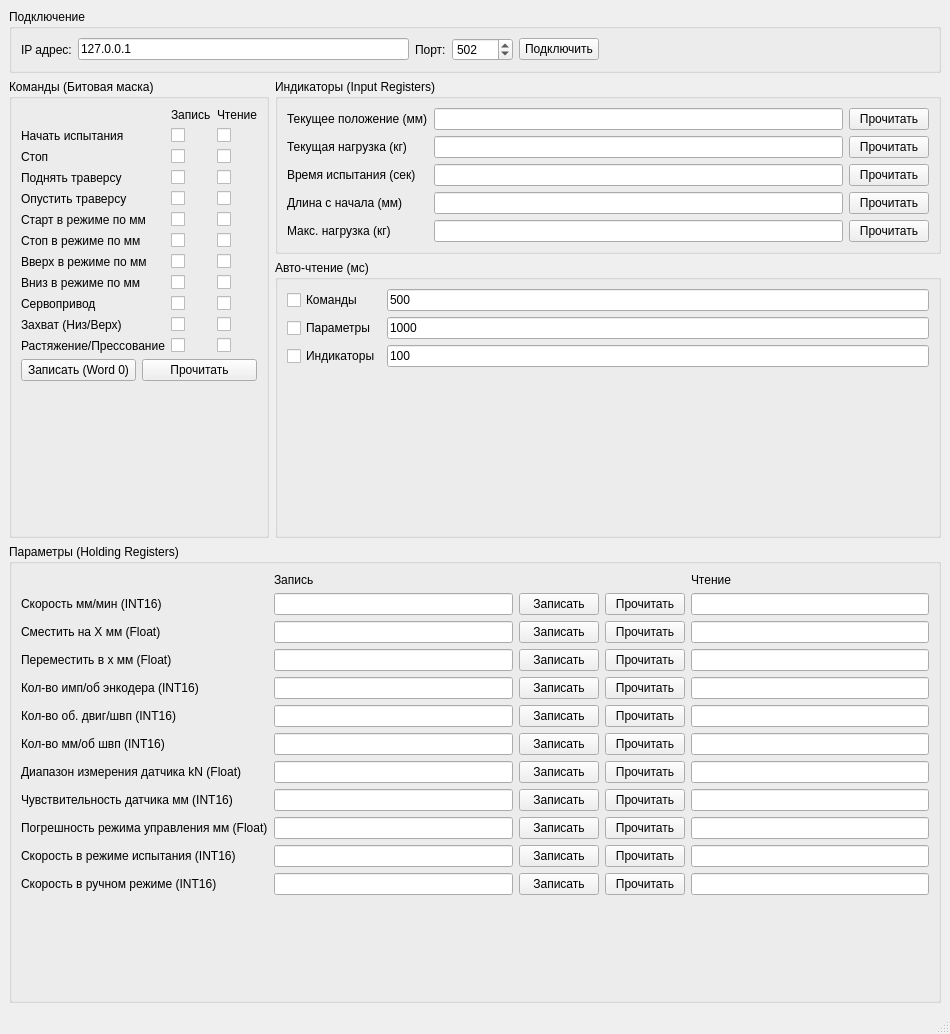
<?xml version="1.0" encoding="UTF-8"?>
<ui version="4.0">
 <class>MainWindow</class>
 <widget class="QMainWindow" name="MainWindow">
  <property name="geometry">
   <rect>
    <x>0</x>
    <y>0</y>
    <width>950</width>
    <height>1034</height>
   </rect>
  </property>
  <property name="windowTitle">
   <string>Стенд испытаний (EvoCmdApp)</string>
  </property>
  <widget class="QWidget" name="centralwidget">
   <layout class="QVBoxLayout" name="verticalLayout_6">
    <item>
     <widget class="QGroupBox" name="connectionGroup">
      <property name="title">
       <string>Подключение</string>
      </property>
      <layout class="QHBoxLayout" name="horizontalLayout_4">
       <item>
        <widget class="QLabel" name="hostLabel">
         <property name="text">
          <string>IP адрес:</string>
         </property>
        </widget>
       </item>
       <item>
        <widget class="QLineEdit" name="hostIn">
         <property name="text">
          <string>127.0.0.1</string>
         </property>
        </widget>
       </item>
       <item>
        <widget class="QLabel" name="portLabel">
         <property name="text">
          <string>Порт:</string>
         </property>
        </widget>
       </item>
       <item>
        <widget class="QSpinBox" name="portIn">
         <property name="maximum">
          <number>65535</number>
         </property>
         <property name="value">
          <number>502</number>
         </property>
        </widget>
       </item>
       <item>
        <widget class="QPushButton" name="connectBtn">
         <property name="text">
          <string>Подключить</string>
         </property>
        </widget>
       </item>
       <item>
        <spacer name="horizontalSpacer">
         <property name="orientation">
          <enum>Qt::Horizontal</enum>
         </property>
         <property name="sizeHint" stdset="0">
          <size>
           <width>40</width>
           <height>20</height>
          </size>
         </property>
        </spacer>
       </item>
      </layout>
     </widget>
    </item>
    <item>
     <layout class="QHBoxLayout" name="horizontalLayout_2">
      <item>
       <widget class="QGroupBox" name="commandsGroup">
        <property name="title">
         <string>Команды (Битовая маска)</string>
        </property>
        <layout class="QVBoxLayout" name="verticalLayout">
         <item>
          <layout class="QGridLayout" name="gridLayout">
           <item row="11" column="3">
            <widget class="QCheckBox" name="compressionModeOut">
             <property name="enabled">
              <bool>true</bool>
             </property>
             <property name="focusPolicy">
              <enum>Qt::NoFocus</enum>
             </property>
             <property name="checkable">
              <bool>true</bool>
             </property>
            </widget>
           </item>
           <item row="11" column="1">
            <widget class="QLabel" name="l11">
             <property name="text">
              <string>Растяжение/Прессование</string>
             </property>
            </widget>
           </item>
           <item row="11" column="2">
            <widget class="QCheckBox" name="compressionModeIn"/>
           </item>
           <item row="6" column="2">
            <widget class="QCheckBox" name="stopMmModeIn"/>
           </item>
           <item row="6" column="3">
            <widget class="QCheckBox" name="stopMmModeOut">
             <property name="enabled">
              <bool>true</bool>
             </property>
             <property name="focusPolicy">
              <enum>Qt::NoFocus</enum>
             </property>
             <property name="checkable">
              <bool>true</bool>
             </property>
            </widget>
           </item>
           <item row="6" column="1">
            <widget class="QLabel" name="l6">
             <property name="text">
              <string>Стоп в режиме по мм</string>
             </property>
            </widget>
           </item>
           <item row="3" column="3">
            <widget class="QCheckBox" name="moveTraverseUpOut">
             <property name="enabled">
              <bool>true</bool>
             </property>
             <property name="focusPolicy">
              <enum>Qt::NoFocus</enum>
             </property>
             <property name="checkable">
              <bool>true</bool>
             </property>
            </widget>
           </item>
           <item row="3" column="2">
            <widget class="QCheckBox" name="moveTraverseUpIn"/>
           </item>
           <item row="3" column="1">
            <widget class="QLabel" name="l3">
             <property name="text">
              <string>Поднять траверсу</string>
             </property>
            </widget>
           </item>
           <item row="10" column="1">
            <widget class="QLabel" name="l10">
             <property name="text">
              <string>Захват (Низ/Верх)</string>
             </property>
            </widget>
           </item>
           <item row="10" column="3">
            <widget class="QCheckBox" name="useTopGripOut">
             <property name="enabled">
              <bool>true</bool>
             </property>
             <property name="focusPolicy">
              <enum>Qt::NoFocus</enum>
             </property>
             <property name="checkable">
              <bool>true</bool>
             </property>
            </widget>
           </item>
           <item row="10" column="2">
            <widget class="QCheckBox" name="useTopGripIn"/>
           </item>
           <item row="5" column="2">
            <widget class="QCheckBox" name="startMmModeIn"/>
           </item>
           <item row="5" column="1">
            <widget class="QLabel" name="l5">
             <property name="text">
              <string>Старт в режиме по мм</string>
             </property>
            </widget>
           </item>
           <item row="5" column="3">
            <widget class="QCheckBox" name="startMmModeOut">
             <property name="enabled">
              <bool>true</bool>
             </property>
             <property name="focusPolicy">
              <enum>Qt::NoFocus</enum>
             </property>
             <property name="checkable">
              <bool>true</bool>
             </property>
            </widget>
           </item>
           <item row="9" column="2">
            <widget class="QCheckBox" name="useServoDriveIn"/>
           </item>
           <item row="9" column="1">
            <widget class="QLabel" name="l9">
             <property name="text">
              <string>Сервопривод</string>
             </property>
            </widget>
           </item>
           <item row="9" column="3">
            <widget class="QCheckBox" name="useServoDriveOut">
             <property name="enabled">
              <bool>true</bool>
             </property>
             <property name="focusPolicy">
              <enum>Qt::NoFocus</enum>
             </property>
             <property name="checkable">
              <bool>true</bool>
             </property>
            </widget>
           </item>
           <item row="2" column="1">
            <widget class="QLabel" name="l2">
             <property name="text">
              <string>Стоп</string>
             </property>
            </widget>
           </item>
           <item row="2" column="3">
            <widget class="QCheckBox" name="stopOut">
             <property name="enabled">
              <bool>true</bool>
             </property>
             <property name="focusPolicy">
              <enum>Qt::NoFocus</enum>
             </property>
             <property name="checkable">
              <bool>true</bool>
             </property>
            </widget>
           </item>
           <item row="2" column="2">
            <widget class="QCheckBox" name="stopIn"/>
           </item>
           <item row="1" column="3">
            <widget class="QCheckBox" name="startTestingOut">
             <property name="enabled">
              <bool>true</bool>
             </property>
             <property name="focusPolicy">
              <enum>Qt::NoFocus</enum>
             </property>
             <property name="checkable">
              <bool>true</bool>
             </property>
            </widget>
           </item>
           <item row="1" column="1">
            <widget class="QLabel" name="l1">
             <property name="text">
              <string>Начать испытания</string>
             </property>
            </widget>
           </item>
           <item row="1" column="2">
            <widget class="QCheckBox" name="startTestingIn"/>
           </item>
           <item row="8" column="2">
            <widget class="QCheckBox" name="moveDownMmModeIn"/>
           </item>
           <item row="8" column="1">
            <widget class="QLabel" name="l8">
             <property name="text">
              <string>Вниз в режиме по мм</string>
             </property>
            </widget>
           </item>
           <item row="8" column="3">
            <widget class="QCheckBox" name="moveDownMmModeOut">
             <property name="enabled">
              <bool>true</bool>
             </property>
             <property name="focusPolicy">
              <enum>Qt::NoFocus</enum>
             </property>
             <property name="checkable">
              <bool>true</bool>
             </property>
            </widget>
           </item>
           <item row="4" column="3">
            <widget class="QCheckBox" name="moveTraverseDownOut">
             <property name="enabled">
              <bool>true</bool>
             </property>
             <property name="focusPolicy">
              <enum>Qt::NoFocus</enum>
             </property>
             <property name="checkable">
              <bool>true</bool>
             </property>
            </widget>
           </item>
           <item row="4" column="2">
            <widget class="QCheckBox" name="moveTraverseDownIn"/>
           </item>
           <item row="4" column="1">
            <widget class="QLabel" name="l4">
             <property name="text">
              <string>Опустить траверсу</string>
             </property>
            </widget>
           </item>
           <item row="7" column="1">
            <widget class="QLabel" name="l7">
             <property name="text">
              <string>Вверх в режиме по мм</string>
             </property>
            </widget>
           </item>
           <item row="7" column="2">
            <widget class="QCheckBox" name="moveUpMmModeIn"/>
           </item>
           <item row="7" column="3">
            <widget class="QCheckBox" name="moveUpMmModeOut">
             <property name="enabled">
              <bool>true</bool>
             </property>
             <property name="focusPolicy">
              <enum>Qt::NoFocus</enum>
             </property>
             <property name="checkable">
              <bool>true</bool>
             </property>
            </widget>
           </item>
           <item row="0" column="2">
            <widget class="QLabel" name="label">
             <property name="text">
              <string>Запись</string>
             </property>
            </widget>
           </item>
           <item row="0" column="3">
            <widget class="QLabel" name="label_13">
             <property name="text">
              <string>Чтение</string>
             </property>
            </widget>
           </item>
          </layout>
         </item>
         <item>
          <layout class="QHBoxLayout" name="horizontalLayout">
           <item>
            <widget class="QPushButton" name="writeAllCommandsBtn">
             <property name="text">
              <string>Записать (Word 0)</string>
             </property>
            </widget>
           </item>
           <item>
            <widget class="QPushButton" name="readAllCommandsBtn">
             <property name="text">
              <string>Прочитать</string>
             </property>
            </widget>
           </item>
          </layout>
         </item>
         <item>
          <spacer name="verticalSpacer_2">
           <property name="orientation">
            <enum>Qt::Vertical</enum>
           </property>
           <property name="sizeHint" stdset="0">
            <size>
             <width>20</width>
             <height>40</height>
            </size>
           </property>
          </spacer>
         </item>
        </layout>
       </widget>
      </item>
      <item>
       <layout class="QVBoxLayout" name="verticalLayout_5">
        <item>
         <widget class="QGroupBox" name="indicatorGroup">
          <property name="title">
           <string>Индикаторы (Input Registers)</string>
          </property>
          <layout class="QVBoxLayout" name="verticalLayout_4">
           <item>
            <layout class="QGridLayout" name="gridLayout_3">
             <item row="0" column="0">
              <widget class="QLabel" name="currentPositionLabel">
               <property name="text">
                <string>Текущее положение (мм)</string>
               </property>
              </widget>
             </item>
             <item row="0" column="1">
              <widget class="QLineEdit" name="currentPositionOut">
               <property name="readOnly">
                <bool>true</bool>
               </property>
              </widget>
             </item>
             <item row="0" column="2">
              <widget class="QPushButton" name="currentPositionReadBtn">
               <property name="text">
                <string>Прочитать</string>
               </property>
              </widget>
             </item>
             <item row="1" column="0">
              <widget class="QLabel" name="currentLoadLabel">
               <property name="text">
                <string>Текущая нагрузка (кг)</string>
               </property>
              </widget>
             </item>
             <item row="1" column="1">
              <widget class="QLineEdit" name="currentLoadOut">
               <property name="readOnly">
                <bool>true</bool>
               </property>
              </widget>
             </item>
             <item row="1" column="2">
              <widget class="QPushButton" name="currentLoadReadBtn">
               <property name="text">
                <string>Прочитать</string>
               </property>
              </widget>
             </item>
             <item row="2" column="0">
              <widget class="QLabel" name="testTimeLabel">
               <property name="text">
                <string>Время испытания (сек)</string>
               </property>
              </widget>
             </item>
             <item row="2" column="1">
              <widget class="QLineEdit" name="testTimeOut">
               <property name="readOnly">
                <bool>true</bool>
               </property>
              </widget>
             </item>
             <item row="2" column="2">
              <widget class="QPushButton" name="testTimeReadBtn">
               <property name="text">
                <string>Прочитать</string>
               </property>
              </widget>
             </item>
             <item row="3" column="0">
              <widget class="QLabel" name="testLengthLabel">
               <property name="text">
                <string>Длина с начала (мм)</string>
               </property>
              </widget>
             </item>
             <item row="3" column="1">
              <widget class="QLineEdit" name="testLengthOut">
               <property name="readOnly">
                <bool>true</bool>
               </property>
              </widget>
             </item>
             <item row="3" column="2">
              <widget class="QPushButton" name="testLengthReadBtn">
               <property name="text">
                <string>Прочитать</string>
               </property>
              </widget>
             </item>
             <item row="4" column="0">
              <widget class="QLabel" name="maxLoadLabel">
               <property name="text">
                <string>Макс. нагрузка (кг)</string>
               </property>
              </widget>
             </item>
             <item row="4" column="1">
              <widget class="QLineEdit" name="maxLoadOut">
               <property name="readOnly">
                <bool>true</bool>
               </property>
              </widget>
             </item>
             <item row="4" column="2">
              <widget class="QPushButton" name="maxLoadReadBtn">
               <property name="text">
                <string>Прочитать</string>
               </property>
              </widget>
             </item>
            </layout>
           </item>
          </layout>
         </widget>
        </item>
        <item>
         <widget class="QGroupBox" name="autoGroup">
          <property name="title">
           <string>Авто-чтение (мс)</string>
          </property>
          <layout class="QVBoxLayout" name="verticalLayout_3">
           <item>
            <layout class="QGridLayout" name="gridLayout_4">
             <item row="0" column="0">
              <widget class="QCheckBox" name="autoReadCommandsCheckBox">
               <property name="text">
                <string>Команды</string>
               </property>
              </widget>
             </item>
             <item row="0" column="1">
              <widget class="QLineEdit" name="autoReadCommandsIntervalIn">
               <property name="text">
                <string>500</string>
               </property>
              </widget>
             </item>
             <item row="1" column="0">
              <widget class="QCheckBox" name="autoReadParamsCheckBox">
               <property name="text">
                <string>Параметры</string>
               </property>
              </widget>
             </item>
             <item row="1" column="1">
              <widget class="QLineEdit" name="autoReadParamsIntervalIn">
               <property name="text">
                <string>1000</string>
               </property>
              </widget>
             </item>
             <item row="2" column="0">
              <widget class="QCheckBox" name="autoReadIndicatorsCheckBox">
               <property name="text">
                <string>Индикаторы</string>
               </property>
              </widget>
             </item>
             <item row="2" column="1">
              <widget class="QLineEdit" name="autoReadIndicatorsIntervalIn">
               <property name="text">
                <string>100</string>
               </property>
              </widget>
             </item>
            </layout>
           </item>
           <item>
            <spacer name="verticalSpacer">
             <property name="orientation">
              <enum>Qt::Vertical</enum>
             </property>
             <property name="sizeHint" stdset="0">
              <size>
               <width>17</width>
               <height>17</height>
              </size>
             </property>
            </spacer>
           </item>
          </layout>
         </widget>
        </item>
       </layout>
      </item>
     </layout>
    </item>
    <item>
     <widget class="QGroupBox" name="paramsGroup">
      <property name="title">
       <string>Параметры (Holding Registers)</string>
      </property>
      <layout class="QVBoxLayout" name="verticalLayout_2">
       <item>
        <layout class="QGridLayout" name="gridLayout_2">
         <item row="0" column="1">
          <widget class="QLabel" name="label_28">
           <property name="text">
            <string>Запись</string>
           </property>
          </widget>
         </item>
         <item row="0" column="4">
          <widget class="QLabel" name="label_29">
           <property name="text">
            <string>Чтение</string>
           </property>
          </widget>
         </item>
         <item row="1" column="0">
          <widget class="QLabel" name="speedMmMinLabel">
           <property name="text">
            <string>Скорость мм/мин (INT16)</string>
           </property>
          </widget>
         </item>
         <item row="1" column="1">
          <widget class="QLineEdit" name="speedMmMinIn"/>
         </item>
         <item row="1" column="2">
          <widget class="QPushButton" name="speedMmMinWriteBtn">
           <property name="text">
            <string>Записать</string>
           </property>
          </widget>
         </item>
         <item row="1" column="3">
          <widget class="QPushButton" name="speedMmMinReadBtn">
           <property name="text">
            <string>Прочитать</string>
           </property>
          </widget>
         </item>
         <item row="1" column="4">
          <widget class="QLineEdit" name="speedMmMinOut">
           <property name="readOnly">
            <bool>true</bool>
           </property>
          </widget>
         </item>
         <item row="2" column="0">
          <widget class="QLabel" name="moveByMmLabel">
           <property name="text">
            <string>Сместить на X мм (Float)</string>
           </property>
          </widget>
         </item>
         <item row="2" column="1">
          <widget class="QLineEdit" name="moveByMmIn"/>
         </item>
         <item row="2" column="2">
          <widget class="QPushButton" name="moveByMmWriteBtn">
           <property name="text">
            <string>Записать</string>
           </property>
          </widget>
         </item>
         <item row="2" column="3">
          <widget class="QPushButton" name="moveByMmReadBtn">
           <property name="text">
            <string>Прочитать</string>
           </property>
          </widget>
         </item>
         <item row="2" column="4">
          <widget class="QLineEdit" name="moveByMmOut">
           <property name="readOnly">
            <bool>true</bool>
           </property>
          </widget>
         </item>
         <item row="3" column="0">
          <widget class="QLabel" name="moveToMmLabel">
           <property name="text">
            <string>Переместить в x мм (Float)</string>
           </property>
          </widget>
         </item>
         <item row="3" column="1">
          <widget class="QLineEdit" name="moveToMmIn"/>
         </item>
         <item row="3" column="2">
          <widget class="QPushButton" name="moveToMmWriteBtn">
           <property name="text">
            <string>Записать</string>
           </property>
          </widget>
         </item>
         <item row="3" column="3">
          <widget class="QPushButton" name="moveToMmReadBtn">
           <property name="text">
            <string>Прочитать</string>
           </property>
          </widget>
         </item>
         <item row="3" column="4">
          <widget class="QLineEdit" name="moveToMmOut">
           <property name="readOnly">
            <bool>true</bool>
           </property>
          </widget>
         </item>
         <item row="4" column="0">
          <widget class="QLabel" name="encoderPulsesLabel">
           <property name="text">
            <string>Кол-во имп/об энкодера (INT16)</string>
           </property>
          </widget>
         </item>
         <item row="4" column="1">
          <widget class="QLineEdit" name="encoderPulsesIn"/>
         </item>
         <item row="4" column="2">
          <widget class="QPushButton" name="encoderPulsesWriteBtn">
           <property name="text">
            <string>Записать</string>
           </property>
          </widget>
         </item>
         <item row="4" column="3">
          <widget class="QPushButton" name="encoderPulsesReadBtn">
           <property name="text">
            <string>Прочитать</string>
           </property>
          </widget>
         </item>
         <item row="4" column="4">
          <widget class="QLineEdit" name="encoderPulsesOut">
           <property name="readOnly">
            <bool>true</bool>
           </property>
          </widget>
         </item>
         <item row="5" column="0">
          <widget class="QLabel" name="motorScrewRatioLabel">
           <property name="text">
            <string>Кол-во об. двиг/швп (INT16)</string>
           </property>
          </widget>
         </item>
         <item row="5" column="1">
          <widget class="QLineEdit" name="motorScrewRatioIn"/>
         </item>
         <item row="5" column="2">
          <widget class="QPushButton" name="motorScrewRatioWriteBtn">
           <property name="text">
            <string>Записать</string>
           </property>
          </widget>
         </item>
         <item row="5" column="3">
          <widget class="QPushButton" name="motorScrewRatioReadBtn">
           <property name="text">
            <string>Прочитать</string>
           </property>
          </widget>
         </item>
         <item row="5" column="4">
          <widget class="QLineEdit" name="motorScrewRatioOut">
           <property name="readOnly">
            <bool>true</bool>
           </property>
          </widget>
         </item>
         <item row="6" column="0">
          <widget class="QLabel" name="screwPitchLabel">
           <property name="text">
            <string>Кол-во мм/об швп (INT16)</string>
           </property>
          </widget>
         </item>
         <item row="6" column="1">
          <widget class="QLineEdit" name="screwPitchIn"/>
         </item>
         <item row="6" column="2">
          <widget class="QPushButton" name="screwPitchWriteBtn">
           <property name="text">
            <string>Записать</string>
           </property>
          </widget>
         </item>
         <item row="6" column="3">
          <widget class="QPushButton" name="screwPitchReadBtn">
           <property name="text">
            <string>Прочитать</string>
           </property>
          </widget>
         </item>
         <item row="6" column="4">
          <widget class="QLineEdit" name="screwPitchOut">
           <property name="readOnly">
            <bool>true</bool>
           </property>
          </widget>
         </item>
         <item row="7" column="0">
          <widget class="QLabel" name="sensorRangeKnLabel">
           <property name="text">
            <string>Диапазон измерения датчика kN (Float)</string>
           </property>
          </widget>
         </item>
         <item row="7" column="1">
          <widget class="QLineEdit" name="sensorRangeKnIn"/>
         </item>
         <item row="7" column="2">
          <widget class="QPushButton" name="sensorRangeKnWriteBtn">
           <property name="text">
            <string>Записать</string>
           </property>
          </widget>
         </item>
         <item row="7" column="3">
          <widget class="QPushButton" name="sensorRangeKnReadBtn">
           <property name="text">
            <string>Прочитать</string>
           </property>
          </widget>
         </item>
         <item row="7" column="4">
          <widget class="QLineEdit" name="sensorRangeKnOut">
           <property name="readOnly">
            <bool>true</bool>
           </property>
          </widget>
         </item>
         <item row="8" column="0">
          <widget class="QLabel" name="sensorSensitivityLabel">
           <property name="text">
            <string>Чувствительность датчика мм (INT16)</string>
           </property>
          </widget>
         </item>
         <item row="8" column="1">
          <widget class="QLineEdit" name="sensorSensitivityIn"/>
         </item>
         <item row="8" column="2">
          <widget class="QPushButton" name="sensorSensitivityWriteBtn">
           <property name="text">
            <string>Записать</string>
           </property>
          </widget>
         </item>
         <item row="8" column="3">
          <widget class="QPushButton" name="sensorSensitivityReadBtn">
           <property name="text">
            <string>Прочитать</string>
           </property>
          </widget>
         </item>
         <item row="8" column="4">
          <widget class="QLineEdit" name="sensorSensitivityOut">
           <property name="readOnly">
            <bool>true</bool>
           </property>
          </widget>
         </item>
         <item row="9" column="0">
          <widget class="QLabel" name="controlErrorMmLabel">
           <property name="text">
            <string>Погрешность режима управления мм (Float)</string>
           </property>
          </widget>
         </item>
         <item row="9" column="1">
          <widget class="QLineEdit" name="controlErrorMmIn"/>
         </item>
         <item row="9" column="2">
          <widget class="QPushButton" name="controlErrorMmWriteBtn">
           <property name="text">
            <string>Записать</string>
           </property>
          </widget>
         </item>
         <item row="9" column="3">
          <widget class="QPushButton" name="controlErrorMmReadBtn">
           <property name="text">
            <string>Прочитать</string>
           </property>
          </widget>
         </item>
         <item row="9" column="4">
          <widget class="QLineEdit" name="controlErrorMmOut">
           <property name="readOnly">
            <bool>true</bool>
           </property>
          </widget>
         </item>
         <item row="10" column="0">
          <widget class="QLabel" name="testSpeedLabel">
           <property name="text">
            <string>Скорость в режиме испытания (INT16)</string>
           </property>
          </widget>
         </item>
         <item row="10" column="1">
          <widget class="QLineEdit" name="testSpeedIn"/>
         </item>
         <item row="10" column="2">
          <widget class="QPushButton" name="testSpeedWriteBtn">
           <property name="text">
            <string>Записать</string>
           </property>
          </widget>
         </item>
         <item row="10" column="3">
          <widget class="QPushButton" name="testSpeedReadBtn">
           <property name="text">
            <string>Прочитать</string>
           </property>
          </widget>
         </item>
         <item row="10" column="4">
          <widget class="QLineEdit" name="testSpeedOut">
           <property name="readOnly">
            <bool>true</bool>
           </property>
          </widget>
         </item>
         <item row="11" column="0">
          <widget class="QLabel" name="manualSpeedLabel">
           <property name="text">
            <string>Скорость в ручном режиме (INT16)</string>
           </property>
          </widget>
         </item>
         <item row="11" column="1">
          <widget class="QLineEdit" name="manualSpeedIn"/>
         </item>
         <item row="11" column="2">
          <widget class="QPushButton" name="manualSpeedWriteBtn">
           <property name="text">
            <string>Записать</string>
           </property>
          </widget>
         </item>
         <item row="11" column="3">
          <widget class="QPushButton" name="manualSpeedReadBtn">
           <property name="text">
            <string>Прочитать</string>
           </property>
          </widget>
         </item>
         <item row="11" column="4">
          <widget class="QLineEdit" name="manualSpeedOut">
           <property name="readOnly">
            <bool>true</bool>
           </property>
          </widget>
         </item>
        </layout>
       </item>
       <item>
        <spacer name="verticalSpacer_3">
         <property name="orientation">
          <enum>Qt::Vertical</enum>
         </property>
         <property name="sizeHint" stdset="0">
          <size>
           <width>20</width>
           <height>40</height>
          </size>
         </property>
        </spacer>
       </item>
      </layout>
     </widget>
    </item>
   </layout>
  </widget>
  <widget class="QStatusBar" name="statusbar"/>
 </widget>
 <resources/>
 <connections/>
</ui>
